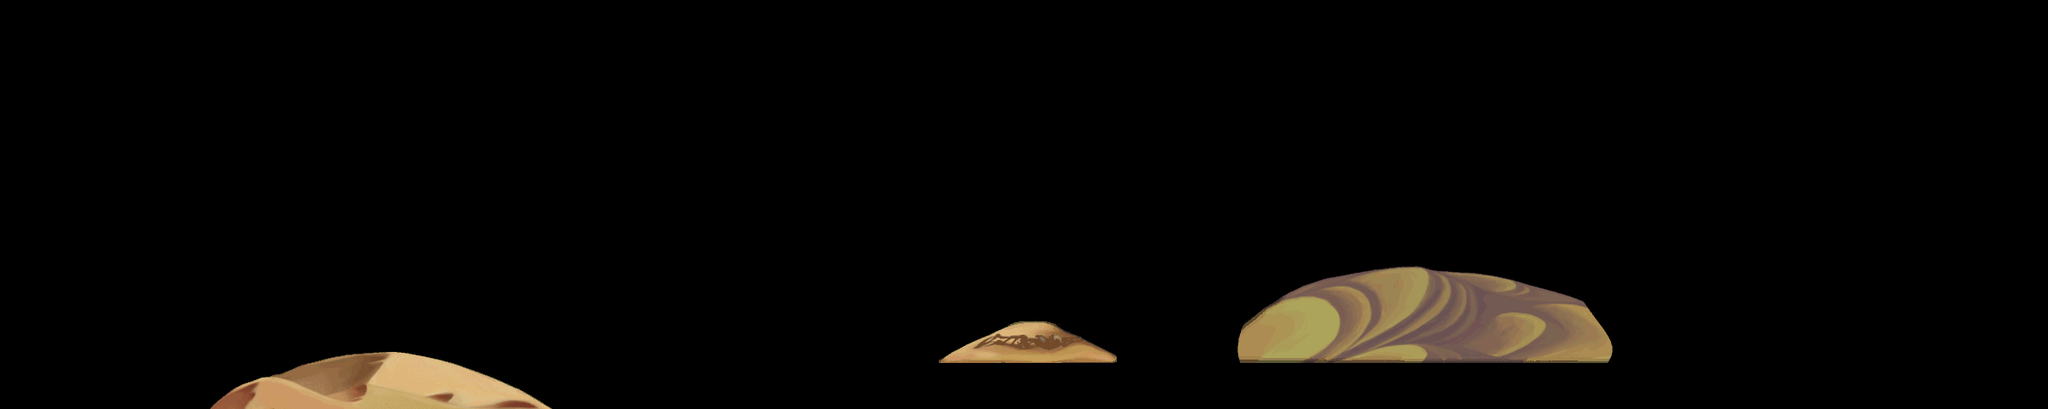

Rendered tile map (Tiled .tmx) drawn with the repository's tilesets; below, a short description and the map source with its tile grids summarised:
An orthogonal 60x12 tile map with 40x40 px tiles, 2 tile layers (land1, land2).

<map version="1.0" orientation="orthogonal" width="60" height="12" tilewidth="40" tileheight="40">
 <tileset firstgid="1" name="d-jinjing" tilewidth="40" tileheight="40">
  <image source="d-jinjing.png" width="1145" height="916" />
 </tileset>
 <layer name="land1" width="60" height="12">
  <data>[720 cells, 63 non-empty, 63 distinct tile ids]</data>
 </layer>
 <layer name="land2" width="60" height="12">
  <data>[720 cells, 60 non-empty, 60 distinct tile ids]</data>
 </layer>
</map>
